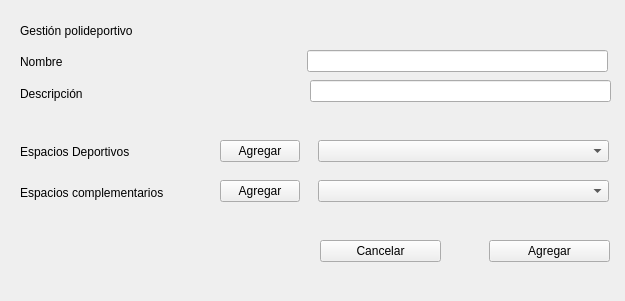
<?xml version="1.0" encoding="UTF-8"?>
<ui version="4.0">
 <class>Ventana_polideportivo</class>
 <widget class="QWidget" name="Ventana_polideportivo">
  <property name="geometry">
   <rect>
    <x>0</x>
    <y>0</y>
    <width>625</width>
    <height>301</height>
   </rect>
  </property>
  <property name="windowTitle">
   <string>Form</string>
  </property>
  <widget class="QLabel" name="label">
   <property name="geometry">
    <rect>
     <x>20</x>
     <y>20</y>
     <width>141</width>
     <height>21</height>
    </rect>
   </property>
   <property name="text">
    <string>Gestión polideportivo</string>
   </property>
  </widget>
  <widget class="QLabel" name="label_2">
   <property name="geometry">
    <rect>
     <x>20</x>
     <y>55</y>
     <width>59</width>
     <height>14</height>
    </rect>
   </property>
   <property name="text">
    <string>Nombre</string>
   </property>
  </widget>
  <widget class="QLabel" name="label_3">
   <property name="geometry">
    <rect>
     <x>20</x>
     <y>83</y>
     <width>91</width>
     <height>21</height>
    </rect>
   </property>
   <property name="text">
    <string>Descripción</string>
   </property>
  </widget>
  <widget class="QLabel" name="label_4">
   <property name="geometry">
    <rect>
     <x>20</x>
     <y>144</y>
     <width>131</width>
     <height>16</height>
    </rect>
   </property>
   <property name="text">
    <string>Espacios Deportivos</string>
   </property>
  </widget>
  <widget class="QLabel" name="label_5">
   <property name="geometry">
    <rect>
     <x>20</x>
     <y>185</y>
     <width>171</width>
     <height>16</height>
    </rect>
   </property>
   <property name="text">
    <string>Espacios complementarios</string>
   </property>
  </widget>
  <widget class="QComboBox" name="comboBox">
   <property name="geometry">
    <rect>
     <x>318</x>
     <y>180</y>
     <width>291</width>
     <height>22</height>
    </rect>
   </property>
  </widget>
  <widget class="QComboBox" name="comboBox_2">
   <property name="geometry">
    <rect>
     <x>318</x>
     <y>140</y>
     <width>291</width>
     <height>22</height>
    </rect>
   </property>
  </widget>
  <widget class="QPushButton" name="pushButton">
   <property name="geometry">
    <rect>
     <x>220</x>
     <y>180</y>
     <width>80</width>
     <height>22</height>
    </rect>
   </property>
   <property name="text">
    <string>Agregar</string>
   </property>
  </widget>
  <widget class="QPushButton" name="pushButton_2">
   <property name="geometry">
    <rect>
     <x>220</x>
     <y>140</y>
     <width>80</width>
     <height>22</height>
    </rect>
   </property>
   <property name="text">
    <string>Agregar</string>
   </property>
  </widget>
  <widget class="QLineEdit" name="lineEdit">
   <property name="geometry">
    <rect>
     <x>307</x>
     <y>50</y>
     <width>301</width>
     <height>22</height>
    </rect>
   </property>
  </widget>
  <widget class="QLineEdit" name="lineEdit_2">
   <property name="geometry">
    <rect>
     <x>310</x>
     <y>80</y>
     <width>301</width>
     <height>22</height>
    </rect>
   </property>
  </widget>
  <widget class="QPushButton" name="pushButton_3">
   <property name="geometry">
    <rect>
     <x>489</x>
     <y>240</y>
     <width>121</width>
     <height>22</height>
    </rect>
   </property>
   <property name="text">
    <string>Agregar</string>
   </property>
  </widget>
  <widget class="QPushButton" name="pushButton_4">
   <property name="geometry">
    <rect>
     <x>320</x>
     <y>240</y>
     <width>121</width>
     <height>22</height>
    </rect>
   </property>
   <property name="text">
    <string>Cancelar</string>
   </property>
  </widget>
 </widget>
 <resources/>
 <connections/>
</ui>
